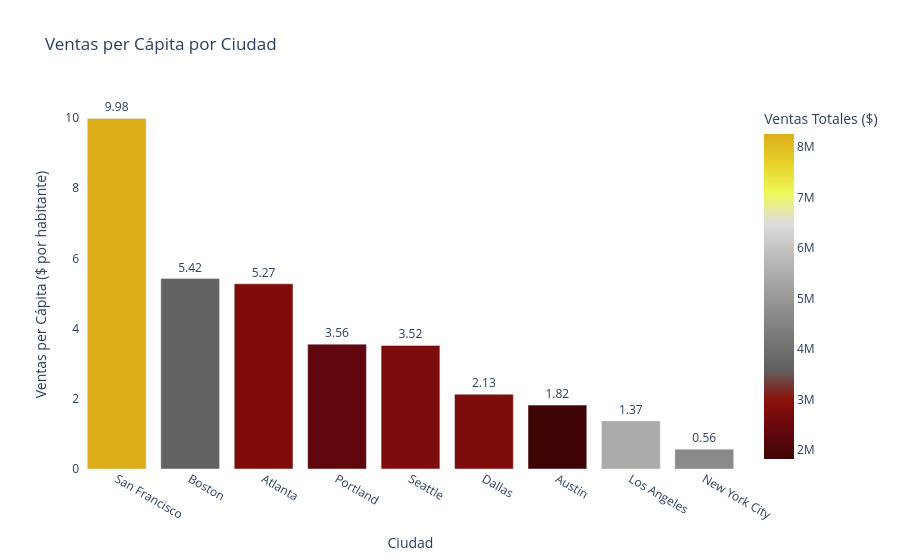

Notebook source saved alongside this figure:
### Code cell
# Gráfico de barras interactivo
fig = px.bar(
    df_comparacion, 
    x='Ciudad', 
    y='Ventas_per_capita ($)',
    color='Venta',
    text_auto='.2f', 
    title='Ventas per Cápita por Ciudad',
    labels={'Venta': 'Ventas Totales ($)'},
    color_continuous_scale='oxy' 
)
# https://plotly.com/python/builtin-colorscales/
#Paletas probadas bugn, Tealgrn, magenta, earth, phase, edge,  oxy 
# Mejoramos el diseño del texto y el fondo
fig.update_traces(textfont_size=12, textangle=0, textposition="outside", cliponaxis=False)
fig.update_layout(
    xaxis_title="Ciudad",
    yaxis_title="Ventas per Cápita ($ por habitante)",
    plot_bgcolor='white',
    hovermode="x"
)

fig.show()

### Figure 1 — Plotly figure (JSON) as saved in the notebook; plotly's stock layout.template omitted (floating-point values rounded to 4 significant figures)
{"data": [{"cliponaxis": false, "hovertemplate": "Ciudad=%{x}<br>Ventas_per_capita ($)=%{y}<br>Ventas Totales ($)=%{marker.color}<extra></extra>", "legendgroup": "", "marker": {"color": [8262000.0, 3662000.0, 2795000.0, 2320000.0, 2748000.0, 2768000.0, 1820000.0, 5453000.0, 4664000.0], "coloraxis": "coloraxis", "pattern": {"shape": ""}}, "name": "", "orientation": "v", "showlegend": false, "textangle": 0, "textfont": {"size": 12}, "textposition": "outside", "texttemplate": "%{y:.2f}", "type": "bar", "x": ["San Francisco", "Boston", "Atlanta", "Portland", "Seattle", "Dallas", "Austin", "Los Angeles", "New York City"], "xaxis": "x", "y": [9.984, 5.425, 5.275, 3.556, 3.518, 2.129, 1.82, 1.37, 0.5647], "yaxis": "y"}], "layout": {"barmode": "relative", "coloraxis": {"autocolorscale": false, "colorbar": {"title": {"text": "Ventas Totales ($)"}}, "colorscale": [[0, "rgb(63, 5, 5)"], [0.09091, "rgb(101, 6, 13)"], [0.1818, "rgb(138, 17, 9)"], [0.2727, "rgb(96, 95, 95)"], [0.3636, "rgb(119, 118, 118)"], [0.4545, "rgb(142, 141, 141)"], [0.5455, "rgb(166, 166, 165)"], [0.6364, "rgb(193, 192, 191)"], [0.7273, "rgb(222, 222, 220)"], [0.8182, "rgb(239, 248, 90)"], [0.9091, "rgb(230, 210, 41)"], [1, "rgb(220, 174, 25)"]]}, "hovermode": "x", "legend": {"tracegroupgap": 0}, "plot_bgcolor": "white", "title": {"text": "Ventas per Cápita por Ciudad"}, "xaxis": {"anchor": "y", "domain": [0, 1], "title": {"text": "Ciudad"}}, "yaxis": {"anchor": "x", "domain": [0, 1], "title": {"text": "Ventas per Cápita ($ por habitante)"}}}}
